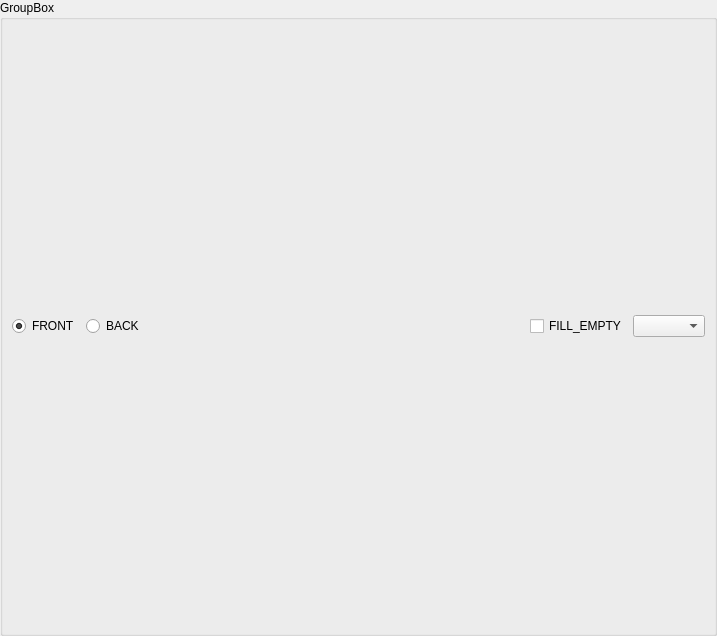
<?xml version="1.0" encoding="UTF-8"?>
<ui version="4.0">
 <class>Form</class>
 <widget class="QWidget" name="Form">
  <property name="geometry">
   <rect>
    <x>0</x>
    <y>0</y>
    <width>717</width>
    <height>636</height>
   </rect>
  </property>
  <property name="windowTitle">
   <string notr="true">Form</string>
  </property>
  <layout class="QVBoxLayout" name="verticalLayout_2">
   <property name="leftMargin">
    <number>0</number>
   </property>
   <property name="topMargin">
    <number>0</number>
   </property>
   <property name="rightMargin">
    <number>0</number>
   </property>
   <property name="bottomMargin">
    <number>0</number>
   </property>
   <item>
    <widget class="QGroupBox" name="preview_box">
     <property name="title">
      <string notr="true">GroupBox</string>
     </property>
     <layout class="QVBoxLayout" name="verticalLayout">
      <item>
       <layout class="QHBoxLayout" name="horizontalLayout">
        <item>
         <widget class="QRadioButton" name="preview_front">
          <property name="text">
           <string notr="true">FRONT</string>
          </property>
          <property name="checked">
           <bool>true</bool>
          </property>
         </widget>
        </item>
        <item>
         <widget class="QRadioButton" name="preview_back">
          <property name="text">
           <string notr="true">BACK</string>
          </property>
         </widget>
        </item>
        <item>
         <spacer name="horizontalSpacer">
          <property name="orientation">
           <enum>Qt::Horizontal</enum>
          </property>
          <property name="sizeHint" stdset="0">
           <size>
            <width>40</width>
            <height>20</height>
           </size>
          </property>
         </spacer>
        </item>
        <item>
         <widget class="QCheckBox" name="fill_empty">
          <property name="text">
           <string notr="true">FILL_EMPTY</string>
          </property>
         </widget>
        </item>
        <item>
         <widget class="QComboBox" name="cloze_number_combo"/>
        </item>
       </layout>
      </item>
     </layout>
    </widget>
   </item>
  </layout>
 </widget>
 <resources/>
 <connections/>
</ui>
